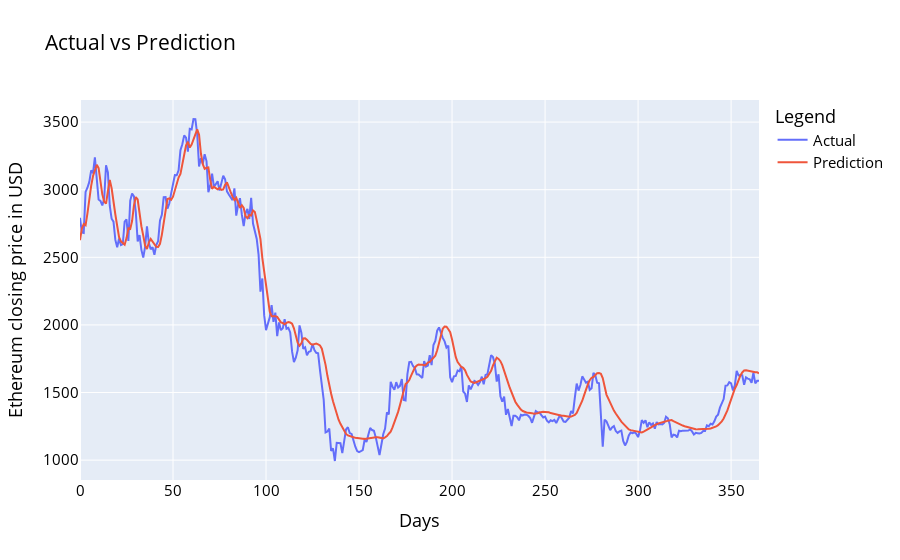

Notebook cell for this chart:
### Code cell
df_plot = pd.DataFrame({'Actual': original_ytest.squeeze(),'Prediction':prediction_simple_lSTM.squeeze() })
import plotly.express as px
fig = px.line(df_plot, x=df_plot.index.values, y=df_plot.columns,
              title='custom tick labels')
fig.update_layout(title_text='Actual vs Prediction', 
                   font_size=15, font_color='black', legend_title_text='Legend')
fig.update_xaxes(title='Days')
fig.update_yaxes(title='Ethereum closing price in USD')
fig.show()

### Figure 1 — Plotly figure (JSON) as saved in the notebook; plotly's stock layout.template omitted (floating-point values rounded to 4 significant figures; data arrays with more than 128 entries replaced by an {"elided": "..."} marker saying what was removed)
{"data": [{"hovertemplate": "variable=Actual<br>x=%{x}<br>value=%{y}<extra></extra>", "legendgroup": "Actual", "line": {"color": "#636efa", "dash": "solid"}, "marker": {"symbol": "circle"}, "mode": "lines", "name": "Actual", "orientation": "v", "showlegend": true, "type": "scatter", "x": {"elided": "366 int values"}, "xaxis": "x", "y": {"elided": "366 float values"}, "yaxis": "y"}, {"hovertemplate": "variable=Prediction<br>x=%{x}<br>value=%{y}<extra></extra>", "legendgroup": "Prediction", "line": {"color": "#EF553B", "dash": "solid"}, "marker": {"symbol": "circle"}, "mode": "lines", "name": "Prediction", "orientation": "v", "showlegend": true, "type": "scatter", "x": {"elided": "366 int values"}, "xaxis": "x", "y": {"elided": "366 float values"}, "yaxis": "y"}], "layout": {"font": {"color": "black", "size": 15}, "legend": {"title": {"text": "Legend"}, "tracegroupgap": 0}, "title": {"text": "Actual vs Prediction"}, "xaxis": {"anchor": "y", "domain": [0, 1], "title": {"text": "Days"}}, "yaxis": {"anchor": "x", "domain": [0, 1], "title": {"text": "Ethereum closing price in USD"}}}}
